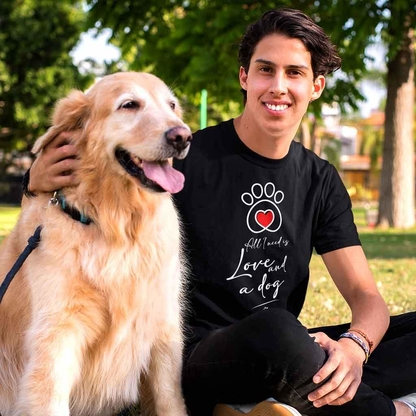
#> input picture yolo/person_dog.jpg, 416 x 416 px
$ python test.py
#> lines starting #> are read from the running program, lines starting #| are printed output that depends on the picture
import cv2
import numpy as np
def load_image(img_path: str):
    """
    Loads an encoded image as an array of bytes.

    This is a typical approach you'd like to use in DALI backend.
    DALI performs image decoding, therefore this way the processing
    can be fully offloaded to the GPU.
    """
    # [4 lines of commented-out code are left out]
    return np.fromfile(img_path, dtype='uint8')

def image_preprocess(image, target_size, gt_boxes=None):

    ih, iw = target_size
    h, w, _ = image.shape

    scale = min(iw/w, ih/h)
    nw, nh = int(scale * w), int(scale * h)
    image_resized = cv2.resize(image, (nw, nh))

    image_padded = np.full(shape=[ih, iw, 3], fill_value=128.0)
    dw, dh = (iw - nw) // 2, (ih-nh) // 2
    image_padded[dh:nh+dh, dw:nw+dw, :] = image_resized
    image_padded = image_padded / 255.

    if gt_boxes is None:
        return image_padded

    else:
        gt_boxes[:, [0, 2]] = gt_boxes[:, [0, 2]] * scale + dw
        gt_boxes[:, [1, 3]] = gt_boxes[:, [1, 3]] * scale + dh
    print(image_padded,gt_boxes)
    print(image_padded.shape,gt_boxes.shape)
    print(type(image_padded,gt_boxes))
    return image_padded, gt_boxes


path_images="person_dog.jpg"
# Preprocess the images into input data according to model
# requirements
image_data = []

input_size = 416

original_image = cv2.imread("person_dog.jpg")
#> original_image is the input picture: shape (416, 416, 3); mean B, G, R 84.6, 107.8, 127.7
print(original_image.shape)
#| (416, 416, 3)
print(type(original_image))
#| <class 'numpy.ndarray'>
original_image1 = cv2.cvtColor(original_image, cv2.COLOR_BGR2RGB)
print(original_image1.shape)
#| (416, 416, 3)
print(type(original_image1))
#| <class 'numpy.ndarray'>
original_image_size = original_image1.shape[:2]
#> original_image_size = (416, 416)
print(original_image_size)
#| (416, 416)
image_data_1 = image_preprocess(np.copy(original_image1), [input_size, input_size]).astype(dtype=np.uint8)
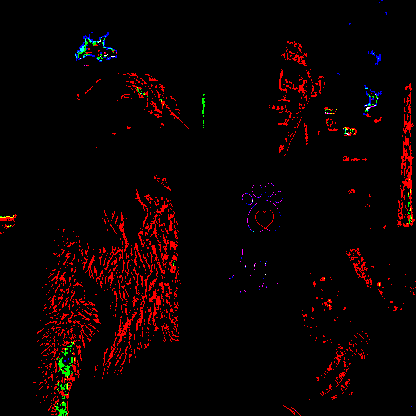
#> image_data_1: shape (416, 416, 3); mean R, G, B 0.0426, 0.00389, 0.00325; drawn with 1 as white
image_data_2 = np.expand_dims(image_data_1,axis=0)
# con_uint8=load_image(image_data_1)
image_data.append(image_data_1)
x=np.array(image_data_1)
print(image_data_2.shape)
#| (1, 416, 416, 3)
print(image_data_2.dtype)
#| uint8
# [6 lines of commented-out code are left out]
